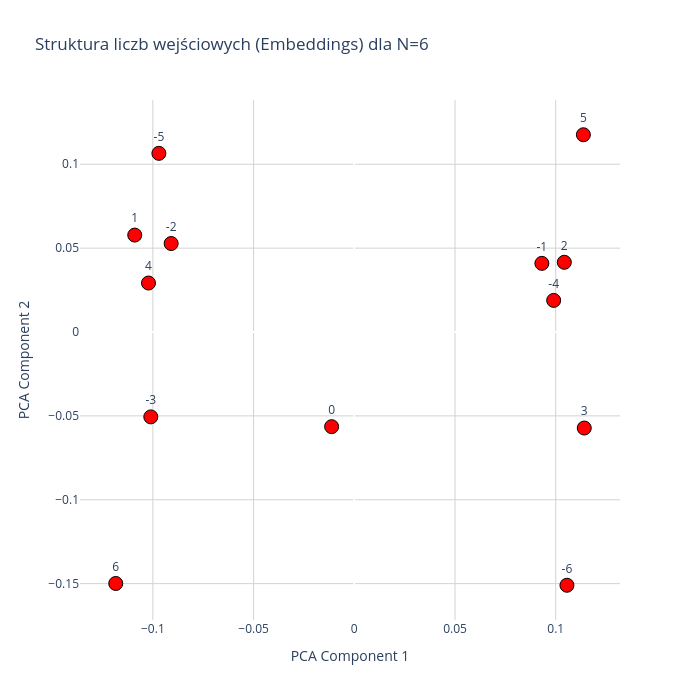

The code cell stored with this chart in its notebook:
### Code cell
model, N = GetModelFromConfig("")

model_path = r"checkpoint_epoch_6000.pt"

checkpoint = torch.load(model_path, map_location="cpu")

model_weights = checkpoint["model_state_dict"]
model.load_state_dict(model_weights)

plot_input_only_plotly(model, N=N)

### Figure 1 — Plotly figure (JSON) as saved in the notebook; plotly's stock layout.template omitted (floating-point values rounded to 4 significant figures)
{"data": [{"hoverinfo": "text", "hovertext": ["Wartość wejściowa: -6<br>Index w embed: 66", "Wartość wejściowa: -5<br>Index w embed: 67", "Wartość wejściowa: -4<br>Index w embed: 68", "Wartość wejściowa: -3<br>Index w embed: 69", "Wartość wejściowa: -2<br>Index w embed: 70", "Wartość wejściowa: -1<br>Index w embed: 71", "Wartość wejściowa: 0<br>Index w embed: 72", "Wartość wejściowa: 1<br>Index w embed: 73", "Wartość wejściowa: 2<br>Index w embed: 74", "Wartość wejściowa: 3<br>Index w embed: 75", "Wartość wejściowa: 4<br>Index w embed: 76", "Wartość wejściowa: 5<br>Index w embed: 77", "Wartość wejściowa: 6<br>Index w embed: 78"], "marker": {"color": "red", "line": {"color": "black", "width": 1}, "size": 14}, "mode": "markers+text", "text": ["-6", "-5", "-4", "-3", "-2", "-1", "0", "1", "2", "3", "4", "5", "6"], "textposition": "top center", "type": "scatter", "x": [0.1056, -0.09701, 0.09898, -0.101, -0.09092, 0.09312, -0.01126, -0.109, 0.1043, 0.1142, -0.1022, 0.1137, -0.1184], "y": [-0.151, 0.1065, 0.01884, -0.05059, 0.05275, 0.04092, -0.05642, 0.05777, 0.04155, -0.05724, 0.0292, 0.1176, -0.1499]}], "layout": {"height": 700, "plot_bgcolor": "white", "title": {"text": "Struktura liczb wejściowych (Embeddings) dla N=6"}, "width": 700, "xaxis": {"gridcolor": "lightgray", "showgrid": true, "title": {"text": "PCA Component 1"}}, "yaxis": {"gridcolor": "lightgray", "showgrid": true, "title": {"text": "PCA Component 2"}}}}
